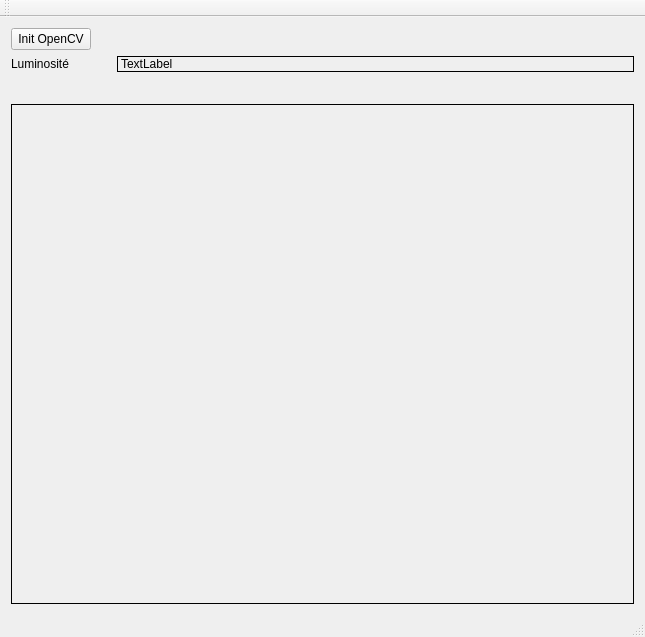
<?xml version="1.0" encoding="UTF-8"?>
<ui version="4.0">
 <class>MainFenetre</class>
 <widget class="QMainWindow" name="MainFenetre">
  <property name="geometry">
   <rect>
    <x>0</x>
    <y>0</y>
    <width>645</width>
    <height>610</height>
   </rect>
  </property>
  <property name="windowTitle">
   <string>MainFenetre</string>
  </property>
  <widget class="QWidget" name="centralWidget">
   <layout class="QFormLayout" name="formLayout">
    <item row="0" column="0">
     <widget class="QPushButton" name="InitOpenCV_button">
      <property name="text">
       <string>Init OpenCV</string>
      </property>
     </widget>
    </item>
    <item row="2" column="0">
     <widget class="QLabel" name="label_2">
      <property name="minimumSize">
       <size>
        <width>100</width>
        <height>0</height>
       </size>
      </property>
      <property name="text">
       <string>Luminosité</string>
      </property>
     </widget>
    </item>
    <item row="2" column="1">
     <widget class="QLabel" name="Luminosity">
      <property name="minimumSize">
       <size>
        <width>100</width>
        <height>0</height>
       </size>
      </property>
      <property name="frameShape">
       <enum>QFrame::Box</enum>
      </property>
      <property name="text">
       <string>TextLabel</string>
      </property>
     </widget>
    </item>
    <item row="3" column="1">
     <spacer name="horizontalSpacer_2">
      <property name="orientation">
       <enum>Qt::Horizontal</enum>
      </property>
      <property name="sizeHint" stdset="0">
       <size>
        <width>40</width>
        <height>20</height>
       </size>
      </property>
     </spacer>
    </item>
    <item row="4" column="0" colspan="2">
     <widget class="QLabel" name="opencvFrame">
      <property name="minimumSize">
       <size>
        <width>500</width>
        <height>500</height>
       </size>
      </property>
      <property name="frameShape">
       <enum>QFrame::Box</enum>
      </property>
      <property name="text">
       <string/>
      </property>
     </widget>
    </item>
   </layout>
  </widget>
  <widget class="QMenuBar" name="menuBar">
   <property name="geometry">
    <rect>
     <x>0</x>
     <y>0</y>
     <width>645</width>
     <height>22</height>
    </rect>
   </property>
  </widget>
  <widget class="QToolBar" name="mainToolBar">
   <attribute name="toolBarArea">
    <enum>TopToolBarArea</enum>
   </attribute>
   <attribute name="toolBarBreak">
    <bool>false</bool>
   </attribute>
  </widget>
  <widget class="QStatusBar" name="statusBar"/>
 </widget>
 <layoutdefault spacing="6" margin="11"/>
 <resources/>
 <connections/>
</ui>
